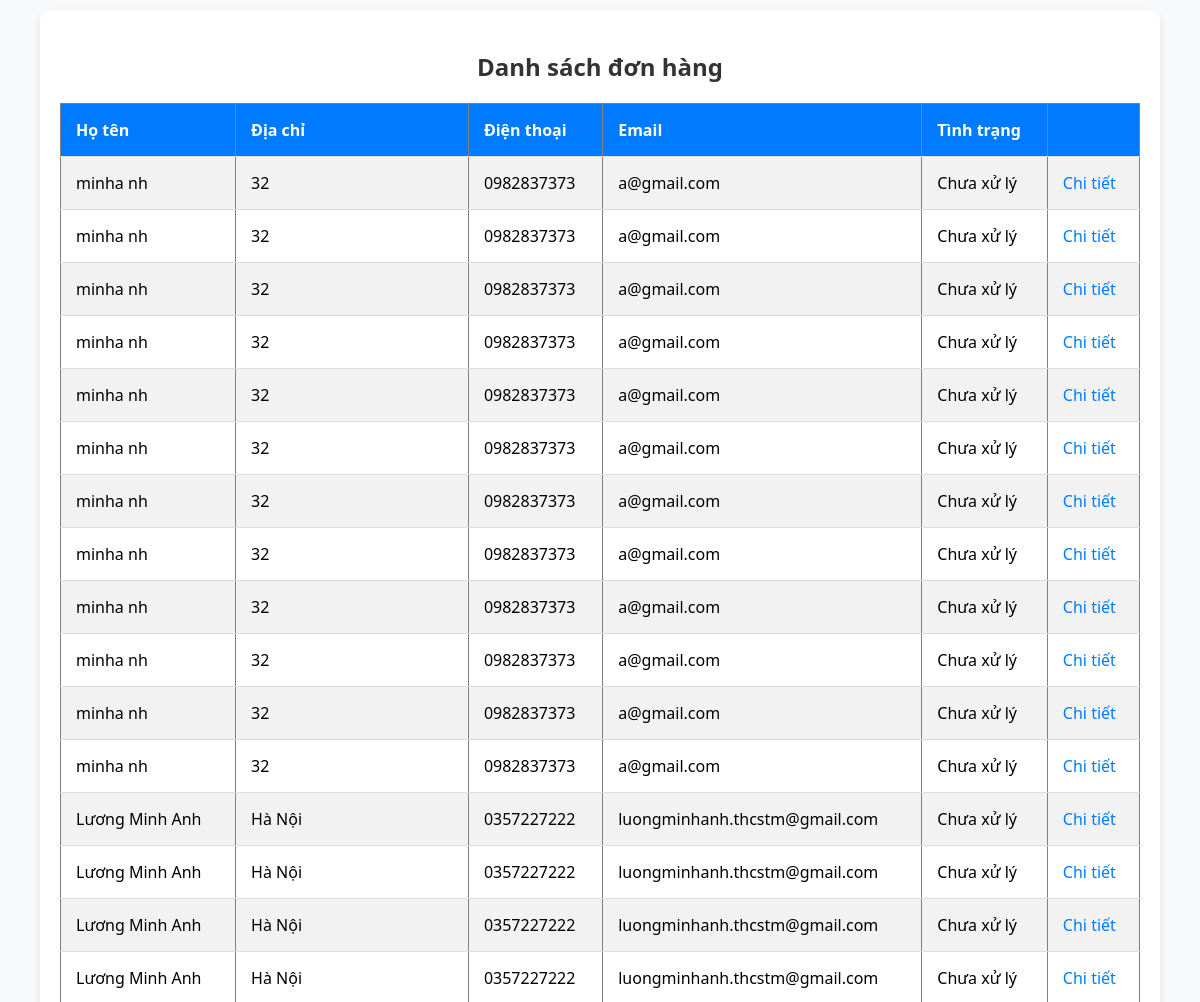
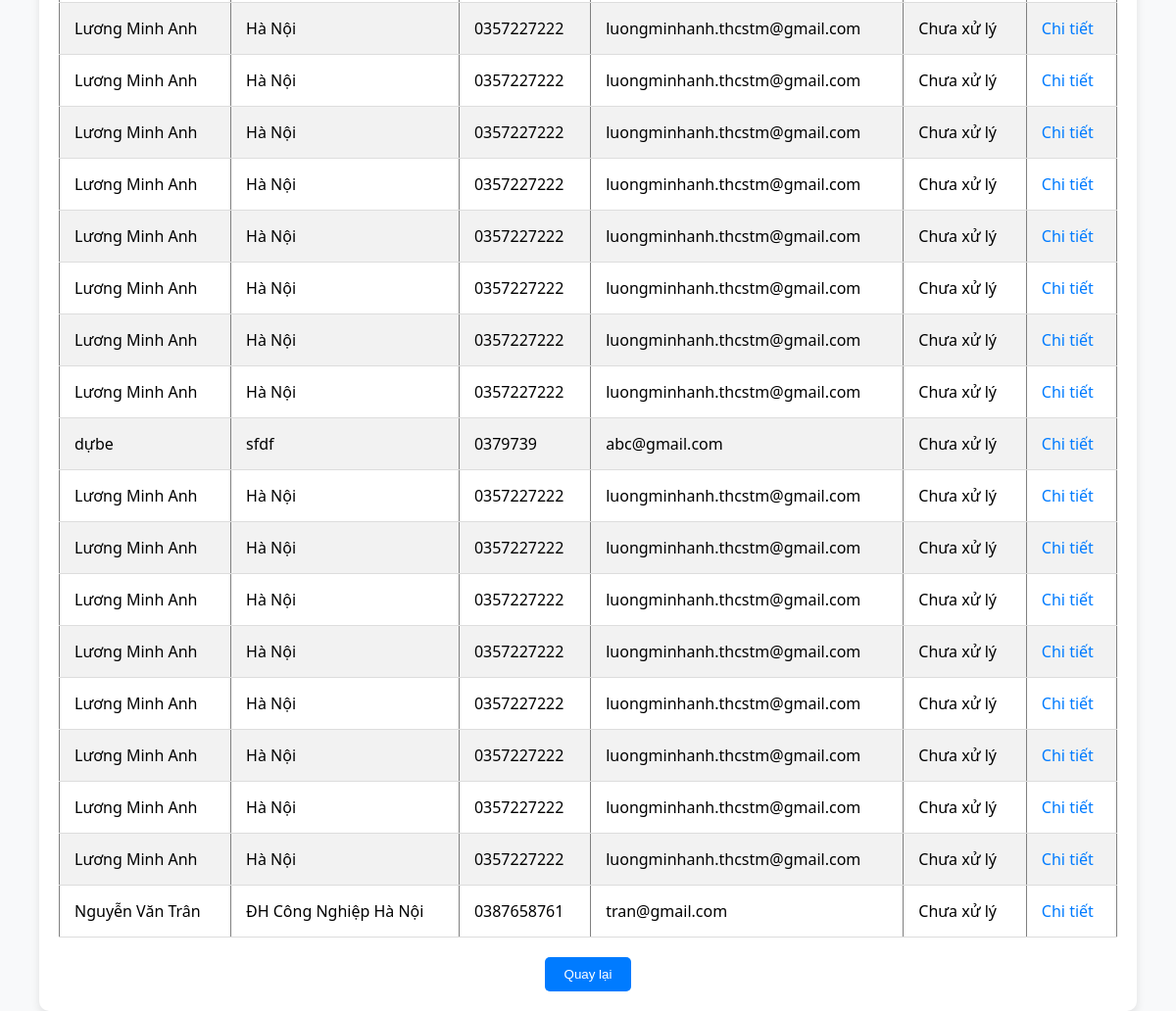
Screenshot of /Admin/Manage_orders/list_orders.php?orderType=1 with the database file from the repository (2 pictures, top to bottom).
### tables this page shows
CREATE TABLE `orders` (
  `id` int(11) NOT NULL,
  `order_method_id` int(11) NOT NULL,
  `member_id` int(11) NOT NULL,
  `order_date` datetime NOT NULL DEFAULT CURRENT_TIMESTAMP,
  `status` tinyint(1) NOT NULL DEFAULT '1' COMMENT '1: Chưa xử lý; 2: Đang xử lý; 3: Đã xử lý; 4: Hủy',
  `receiver` varchar(50) NOT NULL,
  `address` varchar(150) NOT NULL,
  `phone` varchar(12) NOT NULL,
  `email` varchar(30) DEFAULT NULL,
  `note` varchar(200) NOT NULL
);

CREATE TABLE `member` (
  `id` int(11) NOT NULL,
  `username` varchar(20) NOT NULL,
  `password` varchar(32) NOT NULL,
  `fullname` varchar(50) NOT NULL,
  `phonenumber` varchar(11) NOT NULL,
  `address` varchar(100) NOT NULL,
  `email` varchar(50) DEFAULT NULL,
  `status` tinyint(1) NOT NULL DEFAULT '1'
);

### conn_db.php (called while the page is built, shortened)
<?php
    function connectToDatabase(){
        $servername = 'localhost';
        $username = 'root';
        $password = '';
        $name_db = 'starbook_database';
        $conn = new mysqli($servername, $username, $password, $name_db);
        return $conn;
    }
    function queryDatabase($sql){
        $conn = connectToDatabase();
        $result = $conn->query($sql);
        $data = [];
        while ($row = $result->fetch_assoc()) {
            $data[] = $row;
        }
        return $data;
    }
?>

### Admin/Manage_orders/list_orders.php (the view, shortened to what this page needs)
<?php
    include "../../conn_db.php";
    if(isset($_GET['orderType'])){
        $orderType = $_GET['orderType'];
        $sql = "select orders.id, member.fullname, member.address, member.phonenumber, member.email, orders.status
                from orders join member on orders.member_id = member.id
                where orders.status = " . $orderType;
        $data = queryDatabase($sql);
    }
?>
<div class="container">
<h2>Danh sách đơn hàng</h2>
<div class="table-container">
    <table border="1" class="order-table">
        <tr>
            <th>Họ tên</th>
            <th>Địa chỉ</th>
            <th>Điện thoại</th>
            <th>Email</th>
            <th>Tình trạng</th>
            <th></th>
        </tr>
        <?php
            foreach($data as $row){
                echo "<tr>";
                echo "<td>{$row['fullname']}</td>";
                echo "<td>{$row['address']}</td>";
                echo "<td>{$row['phonenumber']}</td>";
                echo "<td>{$row['email']}</td>";
                if($row['status'] == 1) echo "<td>Chưa xử lý</td>";
                else if($row['status'] == 2) echo "<td>Đang xử lý</td>";
                else if($row['status'] == 2) echo "<td>Đã xử lý</td>";
                else echo "<td>Huỷ</td>";
                echo "<td><a href='order_detail.php?orderID={$row['id']}'>Chi tiết</a></td>";
                echo "</tr>";
            }
        ?>
    </table>
</div>
<div class="button-container">
    <button class="back-button"><a href="order_categories.php">Quay lại</a></button>
</div>
</div>

### Admin/Manage_orders/list_orders.php (style rules this page uses)
.container { width: 90%; max-width: 1200px; background: #fff; padding: 20px; box-shadow: 0 4px 8px rgba(0, 0, 0, 0.1); border-radius: 10px; margin-top: 10px; }
h2 { text-align: center; color: #333; margin-bottom: 20px; }
.table-container { overflow-x: auto; }
.order-table { width: 100%; border-collapse: collapse; }
.order-table th, .order-table td { padding: 15px; text-align: left; border-bottom: 1px solid #ddd; }
.order-table th { background-color: #007bff; color: white; }
.order-table tr:nth-child(even) { background-color: #f2f2f2; }
.order-table a { color: #007bff; text-decoration: none; }
.button-container { text-align: center; margin-top: 20px; }
.back-button { background-color: #007bff; color: white; padding: 10px 20px; text-decoration: none; border: none; border-radius: 5px; cursor: pointer; transition: background-color 0.3s ease; }
.back-button a { color: white; text-decoration: none; }

### rows the page displays
orders: member.fullname "minha nh", member.address "32", member.phonenumber "0982837373", member.email "a@gmail.com", status "Chưa xử lý"
orders: member.fullname "minha nh", member.address "32", member.phonenumber "0982837373", member.email "a@gmail.com", status "Chưa xử lý"
orders: member.fullname "minha nh", member.address "32", member.phonenumber "0982837373", member.email "a@gmail.com", status "Chưa xử lý"
orders: member.fullname "minha nh", member.address "32", member.phonenumber "0982837373", member.email "a@gmail.com", status "Chưa xử lý"
orders: member.fullname "minha nh", member.address "32", member.phonenumber "0982837373", member.email "a@gmail.com", status "Chưa xử lý"
orders: member.fullname "minha nh", member.address "32", member.phonenumber "0982837373", member.email "a@gmail.com", status "Chưa xử lý"
orders: member.fullname "minha nh", member.address "32", member.phonenumber "0982837373", member.email "a@gmail.com", status "Chưa xử lý"
orders: member.fullname "minha nh", member.address "32", member.phonenumber "0982837373", member.email "a@gmail.com", status "Chưa xử lý"
orders: member.fullname "minha nh", member.address "32", member.phonenumber "0982837373", member.email "a@gmail.com", status "Chưa xử lý"
orders: member.fullname "minha nh", member.address "32", member.phonenumber "0982837373", member.email "a@gmail.com", status "Chưa xử lý"
orders: member.fullname "minha nh", member.address "32", member.phonenumber "0982837373", member.email "a@gmail.com", status "Chưa xử lý"
orders: member.fullname "minha nh", member.address "32", member.phonenumber "0982837373", member.email "a@gmail.com", status "Chưa xử lý"
orders: member.fullname "Lương Minh Anh", member.address "Hà Nội", member.phonenumber "0357227222", member.email "luongminhanh.thcstm@gmail.com", status "Chưa xử lý"
orders: member.fullname "Lương Minh Anh", member.address "Hà Nội", member.phonenumber "0357227222", member.email "luongminhanh.thcstm@gmail.com", status "Chưa xử lý"
orders: member.fullname "Lương Minh Anh", member.address "Hà Nội", member.phonenumber "0357227222", member.email "luongminhanh.thcstm@gmail.com", status "Chưa xử lý"
orders: member.fullname "Lương Minh Anh", member.address "Hà Nội", member.phonenumber "0357227222", member.email "luongminhanh.thcstm@gmail.com", status "Chưa xử lý"
orders: member.fullname "Lương Minh Anh", member.address "Hà Nội", member.phonenumber "0357227222", member.email "luongminhanh.thcstm@gmail.com", status "Chưa xử lý"
orders: member.fullname "Lương Minh Anh", member.address "Hà Nội", member.phonenumber "0357227222", member.email "luongminhanh.thcstm@gmail.com", status "Chưa xử lý"
orders: member.fullname "Lương Minh Anh", member.address "Hà Nội", member.phonenumber "0357227222", member.email "luongminhanh.thcstm@gmail.com", status "Chưa xử lý"
orders: member.fullname "Lương Minh Anh", member.address "Hà Nội", member.phonenumber "0357227222", member.email "luongminhanh.thcstm@gmail.com", status "Chưa xử lý"
orders: member.fullname "Lương Minh Anh", member.address "Hà Nội", member.phonenumber "0357227222", member.email "luongminhanh.thcstm@gmail.com", status "Chưa xử lý"
orders: member.fullname "Lương Minh Anh", member.address "Hà Nội", member.phonenumber "0357227222", member.email "luongminhanh.thcstm@gmail.com", status "Chưa xử lý"
orders: member.fullname "Lương Minh Anh", member.address "Hà Nội", member.phonenumber "0357227222", member.email "luongminhanh.thcstm@gmail.com", status "Chưa xử lý"
orders: member.fullname "Lương Minh Anh", member.address "Hà Nội", member.phonenumber "0357227222", member.email "luongminhanh.thcstm@gmail.com", status "Chưa xử lý"
orders: member.fullname "dựbe", member.address "sfdf", member.phonenumber "0379739", member.email "abc@gmail.com", status "Chưa xử lý"
orders: member.fullname "Lương Minh Anh", member.address "Hà Nội", member.phonenumber "0357227222", member.email "luongminhanh.thcstm@gmail.com", status "Chưa xử lý"
orders: member.fullname "Lương Minh Anh", member.address "Hà Nội", member.phonenumber "0357227222", member.email "luongminhanh.thcstm@gmail.com", status "Chưa xử lý"
orders: member.fullname "Lương Minh Anh", member.address "Hà Nội", member.phonenumber "0357227222", member.email "luongminhanh.thcstm@gmail.com", status "Chưa xử lý"
orders: member.fullname "Lương Minh Anh", member.address "Hà Nội", member.phonenumber "0357227222", member.email "luongminhanh.thcstm@gmail.com", status "Chưa xử lý"
orders: member.fullname "Lương Minh Anh", member.address "Hà Nội", member.phonenumber "0357227222", member.email "luongminhanh.thcstm@gmail.com", status "Chưa xử lý"
orders: member.fullname "Lương Minh Anh", member.address "Hà Nội", member.phonenumber "0357227222", member.email "luongminhanh.thcstm@gmail.com", status "Chưa xử lý"
orders: member.fullname "Lương Minh Anh", member.address "Hà Nội", member.phonenumber "0357227222", member.email "luongminhanh.thcstm@gmail.com", status "Chưa xử lý"
orders: member.fullname "Lương Minh Anh", member.address "Hà Nội", member.phonenumber "0357227222", member.email "luongminhanh.thcstm@gmail.com", status "Chưa xử lý"
orders: member.fullname "Nguyễn Văn Trân", member.address "ĐH Công Nghiệp Hà Nội", member.phonenumber "0387658761", member.email "tran@gmail.com", status "Chưa xử lý"
